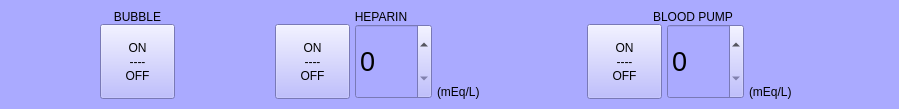
     <widget class="QFrame" name="bot_frame">
      <property name="styleSheet">
       <string notr="true">background-color: rgb(170, 170, 255);</string>
      </property>
      <property name="frameShape">
       <enum>QFrame::NoFrame</enum>
      </property>
      <property name="frameShadow">
       <enum>QFrame::Plain</enum>
      </property>
      <layout class="QHBoxLayout" name="horizontalLayout_17">
       <property name="spacing">
        <number>100</number>
       </property>
       <property name="leftMargin">
        <number>100</number>
       </property>
       <property name="topMargin">
        <number>10</number>
       </property>
       <property name="rightMargin">
        <number>100</number>
       </property>
       <property name="bottomMargin">
        <number>10</number>
       </property>
       <item>
        <widget class="QFrame" name="frame_20">
         <property name="frameShape">
          <enum>QFrame::NoFrame</enum>
         </property>
         <property name="frameShadow">
          <enum>QFrame::Plain</enum>
         </property>
         <layout class="QVBoxLayout" name="verticalLayout_19">
          <property name="spacing">
           <number>0</number>
          </property>
          <property name="leftMargin">
           <number>0</number>
          </property>
          <property name="topMargin">
           <number>0</number>
          </property>
          <property name="rightMargin">
           <number>0</number>
          </property>
          <property name="bottomMargin">
           <number>0</number>
          </property>
          <item>
           <widget class="QLabel" name="label_14">
            <property name="minimumSize">
             <size>
              <width>0</width>
              <height>0</height>
             </size>
            </property>
            <property name="maximumSize">
             <size>
              <width>16777215</width>
              <height>25</height>
             </size>
            </property>
            <property name="text">
             <string>BUBBLE</string>
            </property>
            <property name="alignment">
             <set>Qt::AlignCenter</set>
            </property>
           </widget>
          </item>
          <item>
           <widget class="QFrame" name="frame_21">
            <property name="frameShape">
             <enum>QFrame::NoFrame</enum>
            </property>
            <property name="frameShadow">
             <enum>QFrame::Plain</enum>
            </property>
            <layout class="QHBoxLayout" name="horizontalLayout_16">
             <property name="spacing">
              <number>5</number>
             </property>
             <property name="leftMargin">
              <number>0</number>
             </property>
             <property name="topMargin">
              <number>0</number>
             </property>
             <property name="rightMargin">
              <number>0</number>
             </property>
             <property name="bottomMargin">
              <number>0</number>
             </property>
             <item>
              <widget class="QPushButton" name="pushButton_11">
               <property name="minimumSize">
                <size>
                 <width>75</width>
                 <height>75</height>
                </size>
               </property>
               <property name="maximumSize">
                <size>
                 <width>75</width>
                 <height>75</height>
                </size>
               </property>
               <property name="styleSheet">
                <string notr="true">font: bold 12px &quot;Roboto&quot;;</string>
               </property>
               <property name="text">
                <string>ON
----
OFF</string>
               </property>
              </widget>
             </item>
            </layout>
           </widget>
          </item>
         </layout>
        </widget>
       </item>
       <item>
        <widget class="QFrame" name="frame_17">
         <property name="frameShape">
          <enum>QFrame::NoFrame</enum>
         </property>
         <property name="frameShadow">
          <enum>QFrame::Plain</enum>
         </property>
         <layout class="QVBoxLayout" name="verticalLayout_17">
          <property name="spacing">
           <number>0</number>
          </property>
          <property name="leftMargin">
           <number>0</number>
          </property>
          <property name="topMargin">
           <number>0</number>
          </property>
          <property name="rightMargin">
           <number>0</number>
          </property>
          <property name="bottomMargin">
           <number>0</number>
          </property>
          <item>
           <widget class="QLabel" name="label_10">
            <property name="minimumSize">
             <size>
              <width>0</width>
              <height>0</height>
             </size>
            </property>
            <property name="maximumSize">
             <size>
              <width>16777215</width>
              <height>25</height>
             </size>
            </property>
            <property name="text">
             <string>HEPARIN</string>
            </property>
            <property name="alignment">
             <set>Qt::AlignCenter</set>
            </property>
           </widget>
          </item>
          <item>
           <widget class="QFrame" name="frame_16">
            <property name="frameShape">
             <enum>QFrame::NoFrame</enum>
            </property>
            <property name="frameShadow">
             <enum>QFrame::Plain</enum>
            </property>
            <layout class="QHBoxLayout" name="horizontalLayout_14">
             <property name="spacing">
              <number>5</number>
             </property>
             <property name="leftMargin">
              <number>0</number>
             </property>
             <property name="topMargin">
              <number>0</number>
             </property>
             <property name="rightMargin">
              <number>0</number>
             </property>
             <property name="bottomMargin">
              <number>0</number>
             </property>
             <item>
              <widget class="QPushButton" name="pushButton_9">
               <property name="minimumSize">
                <size>
                 <width>75</width>
                 <height>75</height>
                </size>
               </property>
               <property name="maximumSize">
                <size>
                 <width>75</width>
                 <height>75</height>
                </size>
               </property>
               <property name="styleSheet">
                <string notr="true">font: bold 12px &quot;Roboto&quot;;</string>
               </property>
               <property name="text">
                <string>ON
----
OFF</string>
               </property>
              </widget>
             </item>
             <item>
              <widget class="QSpinBox" name="spinBox_4">
               <property name="minimumSize">
                <size>
                 <width>75</width>
                 <height>75</height>
                </size>
               </property>
               <property name="maximumSize">
                <size>
                 <width>16777215</width>
                 <height>16777215</height>
                </size>
               </property>
               <property name="font">
                <font>
                 <pointsize>20</pointsize>
                </font>
               </property>
               <property name="maximum">
                <number>999</number>
               </property>
               <property name="singleStep">
                <number>5</number>
               </property>
              </widget>
             </item>
             <item>
              <widget class="QLabel" name="label_60">
               <property name="minimumSize">
                <size>
                 <width>50</width>
                 <height>50</height>
                </size>
               </property>
               <property name="text">
                <string>(mEq/L)</string>
               </property>
               <property name="alignment">
                <set>Qt::AlignBottom|Qt::AlignLeading|Qt::AlignLeft</set>
               </property>
              </widget>
             </item>
            </layout>
           </widget>
          </item>
         </layout>
        </widget>
       </item>
       <item>
        <widget class="QFrame" name="frame_18">
         <property name="frameShape">
          <enum>QFrame::NoFrame</enum>
         </property>
         <property name="frameShadow">
          <enum>QFrame::Plain</enum>
         </property>
         <layout class="QVBoxLayout" name="verticalLayout_18">
          <property name="spacing">
           <number>0</number>
          </property>
          <property name="leftMargin">
           <number>0</number>
          </property>
          <property name="topMargin">
           <number>0</number>
          </property>
          <property name="rightMargin">
           <number>0</number>
          </property>
          <property name="bottomMargin">
           <number>0</number>
          </property>
          <item>
           <widget class="QLabel" name="label_11">
            <property name="minimumSize">
             <size>
              <width>0</width>
              <height>0</height>
             </size>
            </property>
            <property name="maximumSize">
             <size>
              <width>16777215</width>
              <height>25</height>
             </size>
            </property>
            <property name="text">
             <string>BLOOD PUMP</string>
            </property>
            <property name="alignment">
             <set>Qt::AlignCenter</set>
            </property>
           </widget>
          </item>
          <item>
           <widget class="QFrame" name="frame_19">
            <property name="frameShape">
             <enum>QFrame::NoFrame</enum>
            </property>
            <property name="frameShadow">
             <enum>QFrame::Plain</enum>
            </property>
            <layout class="QHBoxLayout" name="horizontalLayout_15">
             <property name="spacing">
              <number>5</number>
             </property>
             <property name="leftMargin">
              <number>0</number>
             </property>
             <property name="topMargin">
              <number>0</number>
             </property>
             <property name="rightMargin">
              <number>0</number>
             </property>
             <property name="bottomMargin">
              <number>0</number>
             </property>
             <item>
              <widget class="QPushButton" name="pushButton_10">
               <property name="minimumSize">
                <size>
                 <width>75</width>
                 <height>75</height>
                </size>
               </property>
               <property name="maximumSize">
                <size>
                 <width>75</width>
                 <height>75</height>
                </size>
               </property>
               <property name="styleSheet">
                <string notr="true">font: bold 12px &quot;Roboto&quot;;</string>
               </property>
               <property name="text">
                <string>ON
----
OFF</string>
               </property>
              </widget>
             </item>
             <item>
              <widget class="QSpinBox" name="spinBox_5">
               <property name="minimumSize">
                <size>
                 <width>75</width>
                 <height>75</height>
                </size>
               </property>
               <property name="maximumSize">
                <size>
                 <width>16777215</width>
                 <height>16777215</height>
                </size>
               </property>
               <property name="font">
                <font>
                 <pointsize>20</pointsize>
                </font>
               </property>
               <property name="maximum">
                <number>999</number>
               </property>
               <property name="singleStep">
                <number>5</number>
               </property>
              </widget>
             </item>
             <item>
              <widget class="QLabel" name="label_61">
               <property name="minimumSize">
                <size>
                 <width>50</width>
                 <height>50</height>
                </size>
               </property>
               <property name="text">
                <string>(mEq/L)</string>
               </property>
               <property name="alignment">
                <set>Qt::AlignBottom|Qt::AlignLeading|Qt::AlignLeft</set>
               </property>
              </widget>
             </item>
            </layout>
           </widget>
          </item>
         </layout>
        </widget>
       </item>
      </layout>
     </widget>
